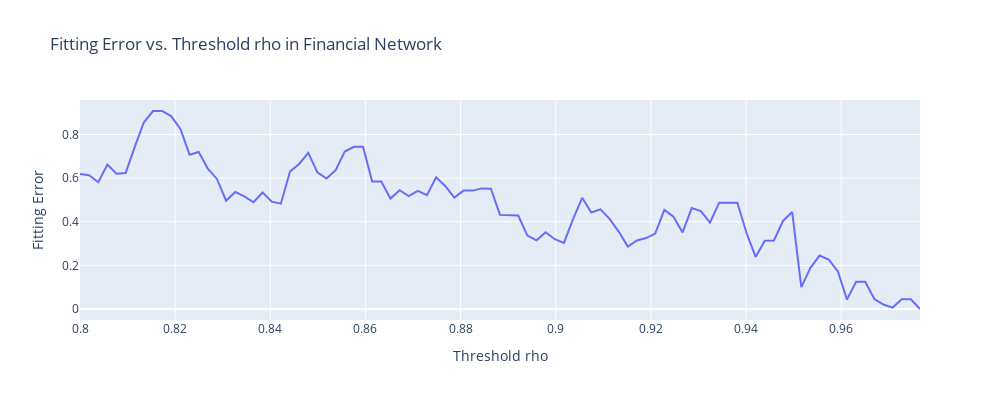
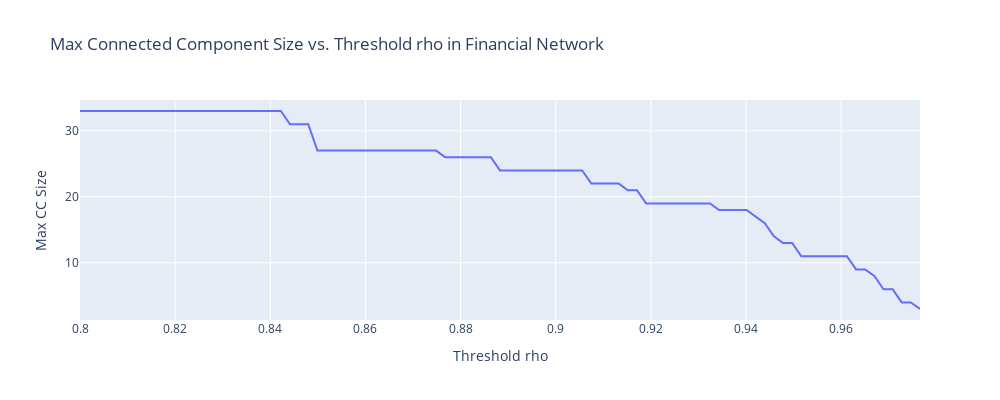

These figures' notebook cell, in order:
### Code cell
max_ccs = []
errors = []
nodes = []


def exponential_degree(k, alpha, gamma):
    return alpha * np.exp(-gamma * k)

def make_graph(rho):
    # 1. Threshold the correlation matrix
    adj_matrix = (corr_matrix.abs() > rho).astype(int)
    np.fill_diagonal(adj_matrix.values, 0)

    # 2. Create a graph from the adjacency matrix
    G = nx.from_pandas_adjacency(adj_matrix)
    G.remove_edges_from(nx.selfloop_edges(G))

    cc = max(nx.connected_components(G), key=len)
    max_ccs.append(len(cc))

    return G

def fitting_error_for_threshold(rho):
    # 1. Build the graph at threshold rho
    G = make_graph(rho)

    #Count the number of connected components and store it in the nodes list
    nodes.append(len(list(nx.connected_components(G))))


    max_cc = max(nx.connected_components(G), key=len)
    

    # 2. Degree distribution
    degrees = [deg for _, deg in G.degree()]
    hist = np.bincount(degrees)
    p_k = hist / hist.sum()

    # 3. Fit alpha, gamma
    k_vals = np.arange(1, len(p_k))
    p_vals = p_k[1:]
    nonzero = p_vals > 0
    k_fit = k_vals[nonzero]
    p_fit = p_vals[nonzero]
    popt, _ = curve_fit(exponential_degree, k_fit, p_fit, p0=(1.0, 0.1))
    alpha_fit, gamma_fit = popt

    # 4. Compute fitting error
    p_exp_fit = exponential_degree(k_vals, alpha_fit, gamma_fit)
    e_fit = np.sum(np.abs(p_k[1:] - p_exp_fit))

    errors.append(e_fit)

    #make sure there are at least 10 nodes
    if len(max_cc) < 5:
        raise Warning(f"Graph has less than 10 nodes at rho = {rho}")
    return e_fit, alpha_fit, gamma_fit, max_cc

import warnings

print(nodes)

# Loop over candidate rho’s
rhos = np.linspace(0.8, 0.99, 100)
best_rho = None
best_err = np.inf
rhos_run = []
problems = []
for rho in rhos:
    try:
        with warnings.catch_warnings():
            warnings.simplefilter("ignore")
            err, alpha_fit, gamma_fit, max_cc = fitting_error_for_threshold(rho)
        rhos_run.append(rho)
        
        if err < best_err:
            best_rho = rho
            best_err = err
    except:
        problems.append(rho)
        continue
    
# Plot the error as a function of rho
fig = go.Figure()
fig.add_trace(go.Scatter(x=rhos, y=errors, mode='lines', name='Fitting Error'))
fig.update_layout(
    title='Fitting Error vs. Threshold rho in Financial Network',
    xaxis_title='Threshold rho',
    yaxis_title='Fitting Error',
    width=1000,
    height=400
)
fig.show()

# Plot max connected component size
fig = go.Figure()
fig.add_trace(go.Scatter(x=rhos, y=max_ccs[:93], mode='lines', name='Max CC Size'))
fig.update_layout(
    title='Max Connected Component Size vs. Threshold rho in Financial Network',
    xaxis_title='Threshold rho',
    yaxis_title='Max CC Size',
    width=1000,
    height=400
)
fig.show()


print(f"Problems at thresholds: {problems}")

print(f"Best threshold = {best_rho}, with error = {best_err}")

### Figure 1 — Plotly figure (JSON) as saved in the notebook; plotly's stock layout.template omitted (floating-point values rounded to 4 significant figures)
{"data": [{"mode": "lines", "name": "Fitting Error", "type": "scatter", "x": [0.8, 0.8019, 0.8038, 0.8058, 0.8077, 0.8096, 0.8115, 0.8134, 0.8154, 0.8173, 0.8192, 0.8211, 0.823, 0.8249, 0.8269, 0.8288, 0.8307, 0.8326, 0.8345, 0.8365, 0.8384, 0.8403, 0.8422, 0.8441, 0.8461, 0.848, 0.8499, 0.8518, 0.8537, 0.8557, 0.8576, 0.8595, 0.8614, 0.8633, 0.8653, 0.8672, 0.8691, 0.871, 0.8729, 0.8748, 0.8768, 0.8787, 0.8806, 0.8825, 0.8844, 0.8864, 0.8883, 0.8902, 0.8921, 0.894, 0.896, 0.8979, 0.8998, 0.9017, 0.9036, 0.9056, 0.9075, 0.9094, 0.9113, 0.9132, 0.9152, 0.9171, 0.919, 0.9209, 0.9228, 0.9247, 0.9267, 0.9286, 0.9305, 0.9324, 0.9343, 0.9363, 0.9382, 0.9401, 0.942, 0.9439, 0.9459, 0.9478, 0.9497, 0.9516, 0.9535, 0.9555, 0.9574, 0.9593, 0.9612, 0.9631, 0.9651, 0.967, 0.9689, 0.9708, 0.9727, 0.9746, 0.9766, 0.9785, 0.9804, 0.9823, 0.9842, 0.9862, 0.9881, 0.99], "y": [0.619, 0.6129, 0.581, 0.6617, 0.6201, 0.6232, 0.7431, 0.8558, 0.9075, 0.9075, 0.8831, 0.8249, 0.7073, 0.7197, 0.6431, 0.596, 0.4961, 0.5364, 0.5163, 0.4891, 0.5339, 0.492, 0.4828, 0.6299, 0.6648, 0.7157, 0.6259, 0.5982, 0.6365, 0.7214, 0.7431, 0.7431, 0.5844, 0.5844, 0.5061, 0.5447, 0.5171, 0.5415, 0.5218, 0.6034, 0.5641, 0.5108, 0.5427, 0.5427, 0.5528, 0.5512, 0.4313, 0.4313, 0.4281, 0.3364, 0.3147, 0.3517, 0.3197, 0.3029, 0.4115, 0.5096, 0.4421, 0.4567, 0.4129, 0.3548, 0.286, 0.3143, 0.3251, 0.3456, 0.454, 0.4231, 0.351, 0.4625, 0.4489, 0.3955, 0.487, 0.487, 0.487, 0.3482, 0.2385, 0.3131, 0.3144, 0.4035, 0.4447, 0.1002, 0.1886, 0.245, 0.227, 0.1729, 0.0431, 0.125, 0.125, 0.04585, 0.02069, 0.006386, 0.04472, 0.04472, 0]}], "layout": {"height": 400, "title": {"text": "Fitting Error vs. Threshold rho in Financial Network"}, "width": 1000, "xaxis": {"title": {"text": "Threshold rho"}}, "yaxis": {"title": {"text": "Fitting Error"}}}}

### Figure 2 — Plotly figure (JSON) as saved in the notebook; plotly's stock layout.template omitted (floating-point values rounded to 4 significant figures)
{"data": [{"mode": "lines", "name": "Max CC Size", "type": "scatter", "x": [0.8, 0.8019, 0.8038, 0.8058, 0.8077, 0.8096, 0.8115, 0.8134, 0.8154, 0.8173, 0.8192, 0.8211, 0.823, 0.8249, 0.8269, 0.8288, 0.8307, 0.8326, 0.8345, 0.8365, 0.8384, 0.8403, 0.8422, 0.8441, 0.8461, 0.848, 0.8499, 0.8518, 0.8537, 0.8557, 0.8576, 0.8595, 0.8614, 0.8633, 0.8653, 0.8672, 0.8691, 0.871, 0.8729, 0.8748, 0.8768, 0.8787, 0.8806, 0.8825, 0.8844, 0.8864, 0.8883, 0.8902, 0.8921, 0.894, 0.896, 0.8979, 0.8998, 0.9017, 0.9036, 0.9056, 0.9075, 0.9094, 0.9113, 0.9132, 0.9152, 0.9171, 0.919, 0.9209, 0.9228, 0.9247, 0.9267, 0.9286, 0.9305, 0.9324, 0.9343, 0.9363, 0.9382, 0.9401, 0.942, 0.9439, 0.9459, 0.9478, 0.9497, 0.9516, 0.9535, 0.9555, 0.9574, 0.9593, 0.9612, 0.9631, 0.9651, 0.967, 0.9689, 0.9708, 0.9727, 0.9746, 0.9766, 0.9785, 0.9804, 0.9823, 0.9842, 0.9862, 0.9881, 0.99], "y": [33, 33, 33, 33, 33, 33, 33, 33, 33, 33, 33, 33, 33, 33, 33, 33, 33, 33, 33, 33, 33, 33, 33, 31, 31, 31, 27, 27, 27, 27, 27, 27, 27, 27, 27, 27, 27, 27, 27, 27, 26, 26, 26, 26, 26, 26, 24, 24, 24, 24, 24, 24, 24, 24, 24, 24, 22, 22, 22, 22, 21, 21, 19, 19, 19, 19, 19, 19, 19, 19, 18, 18, 18, 18, 17, 16, 14, 13, 13, 11, 11, 11, 11, 11, 11, 9, 9, 8, 6, 6, 4, 4, 3]}], "layout": {"height": 400, "title": {"text": "Max Connected Component Size vs. Threshold rho in Financial Network"}, "width": 1000, "xaxis": {"title": {"text": "Threshold rho"}}, "yaxis": {"title": {"text": "Max CC Size"}}}}
